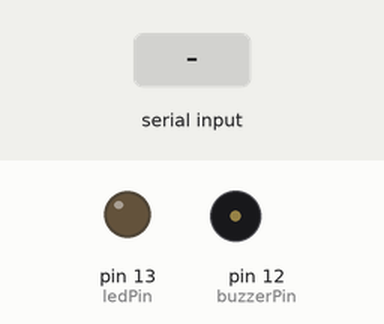
Simulated run of this sketch. Board: Arduino Uno, built with avr-gcc and run on an emulated ATmega328P. Parts: output pins drawn as LEDs (lit = HIGH), buzzer (waves = sounding). The inputs (shaded band) are chosen by the test bench.

Above: at 1.2 s.
1.3 s: "1" received over Serial
At 1.8 s:
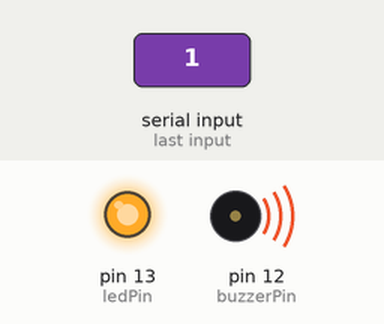
2.8 s: "0" received over Serial
At 4.1 s:
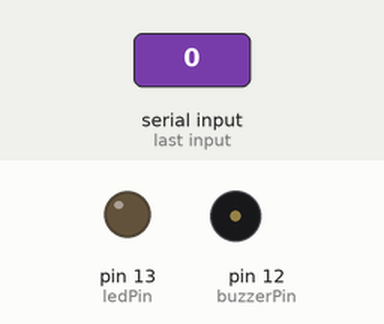
Timing chart, 0 to 5.8 s (numbered marks = the images above; inputs shaded):
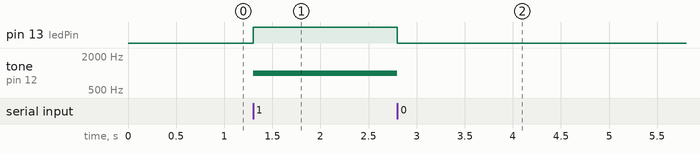

The sketch:

arduino_engine.ino
```cpp
const int ledPin = 13;
const int buzzerPin = 12;

void setup() {
  pinMode(ledPin, OUTPUT);
  pinMode(buzzerPin, OUTPUT);
  Serial.begin(9600);
}

void loop() {
  if (Serial.available() > 0) {
    char signal = Serial.read();

    if (signal == '1') {
      digitalWrite(ledPin, HIGH);    // Acender o LED
      tone(buzzerPin, 1000);         // Ativar o buzzer com uma frequência de 1000 Hz
    } else if (signal == '0') {
      digitalWrite(ledPin, LOW);     // Desligar o LED
      noTone(buzzerPin);              // Desativar o buzzer
    }
  }
}
```

Measured:
- after the input at 1.3 s, pin 13 (ledPin): LOW → HIGH at once; tone on pin 12 (buzzerPin): silent → 1000 Hz at once
- after the input at 2.8 s, pin 13 (ledPin): HIGH → LOW at once; tone on pin 12 (buzzerPin): 1000 Hz → silent at once
